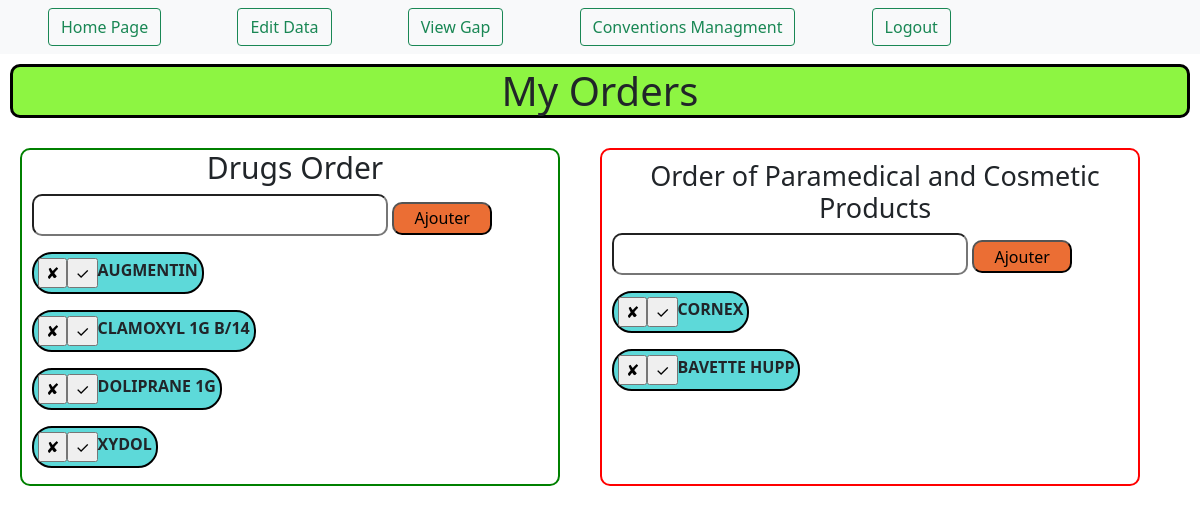
/commande/ (signed in), run on an earlier commit of the app's database.
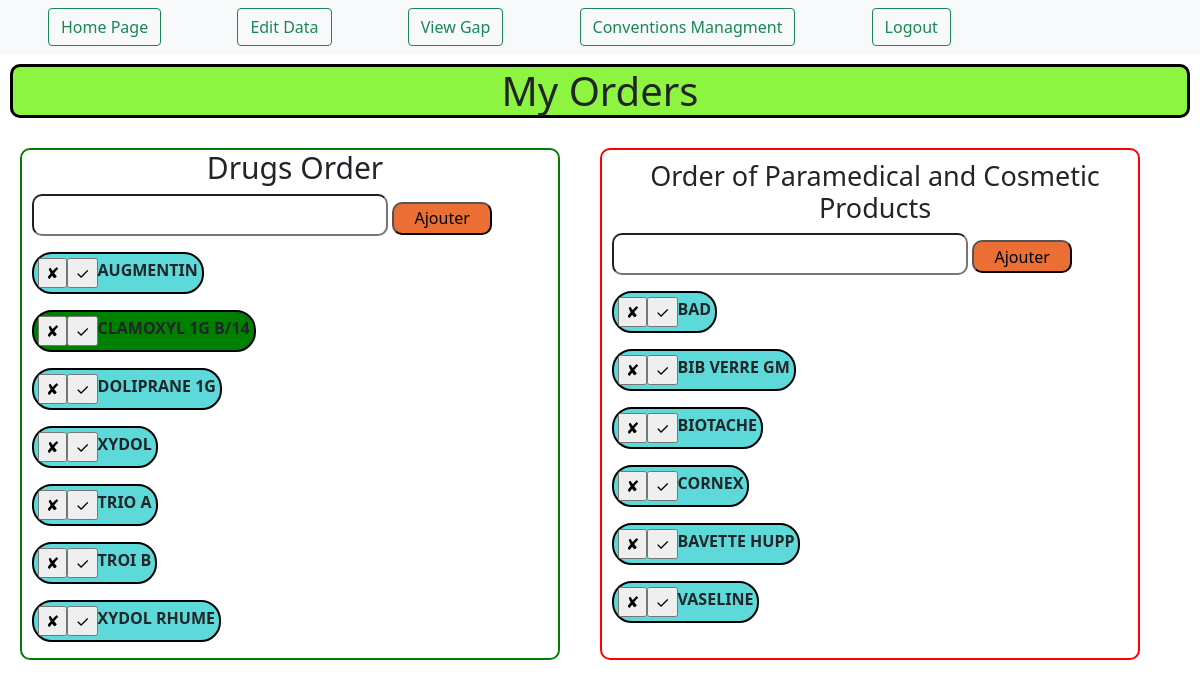
And on a later commit of the database.
### commande/models.py (models this page shows)
class Cmd(models.Model):
	name = models.CharField(max_length=250)
	med_cmded = models.BooleanField(default=False)

class CmdArt(models.Model):
	nameart = models.CharField(max_length=350)
	art_cmded = models.BooleanField(default=False)

### commande/views.py (the view)
# urls.py: path('', commandeAdd, name='commande'),
@login_required(login_url='login')
def commandeAdd(request): # function to display medocs and articles
	all_cmd = Cmd.objects.all().order_by('name')
	all_cmd_art = CmdArt.objects.all().order_by('nameart')
	context = {
		'medocs' : all_cmd, 'arts' : all_cmd_art
	}
	return render(request, 'commande.html', context)

### templates/commande.html (shortened to what the changed rows need)
<!DOCTYPE html>
<html>
<head>
	<link href="https://cdn.jsdelivr.net/npm/bootstrap@5.0.0/dist/css/bootstrap.min.css" rel="stylesheet">
</head>
<body >
	<h1 style="text-align: center; border: solid black 3px; border-radius: 10px; background-color: #8df542; margin: 10px;"> My Orders</h1>
	<div style="display: flex;flex-wrap: wrap;">
	<div style="border: solid 2px green; width: 45%; padding-left: 10px; margin: 20px; border-radius: 10px;">
	{% for item in medocs %}
		{% if item.med_cmded == True %}
			<p>
			<div style="border: solid black 2px; border-radius: 20px; display: inline-block; padding: 4px; margin: 0px; background-color: green;font-weight: bold; text-transform: uppercase;" id="{{item.id}}">
			<form method="POST" action="delete/{{item.id}}/" id="{{item.id}}" style="float: left;"> {% csrf_token %}
				<input type="submit" name="delete" value="✘" >
			</form>
			<form method="POST" action="mark/{{item.id}}/" style="float: left;"> {% csrf_token %}
				<input type="submit" name="selected" value="✓">
			</form>
			{{item.name}}
		</div>
		</p>
		{% else  %}
			<p>
				<div style="border: solid black 2px; border-radius: 20px; display: inline-block; padding: 4px; margin: 0px; background-color: #5dd9d9;font-weight: bold; text-transform: uppercase;" id="{{item.id}}">
				<form method="POST" action="delete/{{item.id}}/" id="{{item.id}}" style="float: left;"> {% csrf_token %}
					<input type="submit" name="delete" value="✘" >
				</form>
				<form method="POST" action="mark/{{item.id}}/" style="float: left;"> {% csrf_token %}
					<input type="submit" name="selected" value="✓">
				</form>
				{{item.name}}
			</div>
			</p>
		{% endif %}
	{% endfor %}
	</div>
	<div style="border: solid 2px red; width: 45%; padding-left: 10px; margin: 20px; border-radius: 10px">
{% for art in arts %}
		{% if art.art_cmded == True %}
			<p>
			<div style="border: solid black 2px; border-radius: 20px; display: inline-block; padding: 4px; margin: 0px; background-color: green;font-weight: bold; text-transform: uppercase;" id="{{art.id}}">
			<form method="POST" action="deleteart/{{art.id}}/" id="{{art.id}}" style="float: left;"> {% csrf_token %}
				<input type="submit" name="delete" value="✘" >
			</form>
			<form method="POST" action="markart/{{art.id}}/" style="float: left;"> {% csrf_token %}
				<input type="submit" name="selected" value="✓">
			</form>
			{{art.nameart}}
		</div>
		</p>
		{% else  %}
			<p>
				<div style="border: solid black 2px; border-radius: 20px; display: inline-block; padding: 4px; margin: 0px; background-color: #5dd9d9;font-weight: bold; text-transform: uppercase;" id="{{art.id}}">
				<form method="POST" action="deleteart/{{art.id}}/" id="{{art.id}}" style="float: left;"> {% csrf_token %}
					<input type="submit" name="delete" value="✘" >
				</form>
				<form method="POST" action="markart/{{art.id}}/" style="float: left;"> {% csrf_token %}
					<input type="submit" name="selected" value="✓">
				</form>
				{{art.nameart}}
			</div>
			</p>
		{% endif %}
	{% endfor %}
</body>
</html>

What changed in the data, as far as the page shows it:
changed Cmd "CLAMOXYL 1G B/14": med_cmded False → True (drawn)
added Cmd: name "TRIO A"
added Cmd: name "TROI B"
added Cmd: name "XYDOL RHUME"
added CmdArt: nameart "BAD"
added CmdArt: nameart "BIB VERRE GM"
added CmdArt: nameart "BIOTACHE"
added CmdArt: nameart "VASELINE"
